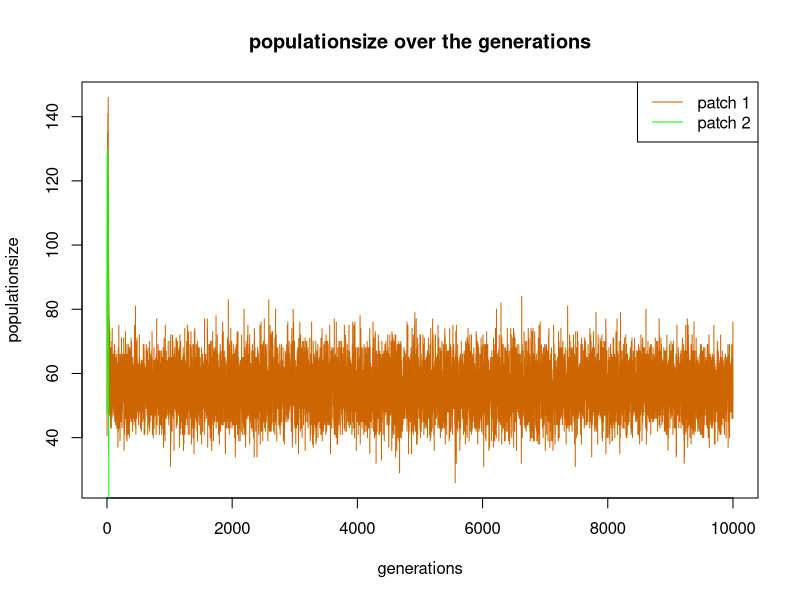
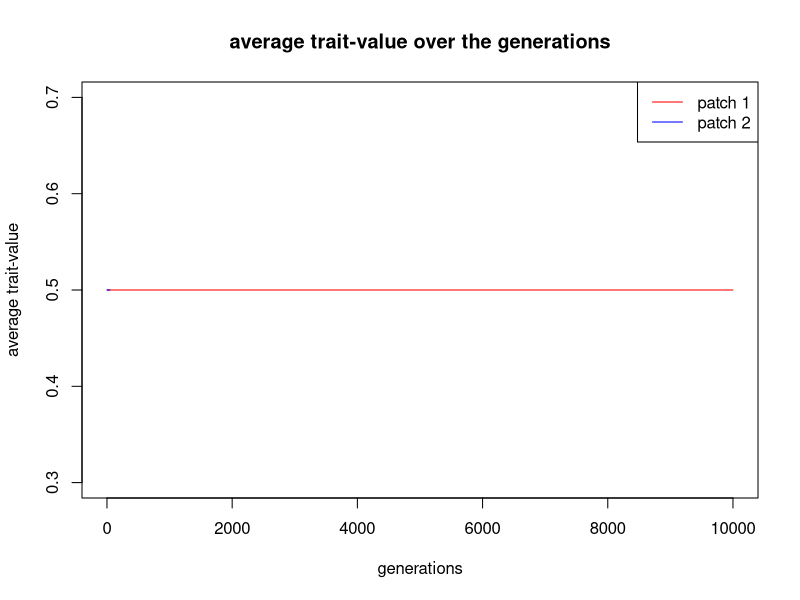

Here is the R script that generated these plots, in order:
#Basic IBM
rm(list=ls())

##### PARAMETERS #####
Nt<-10000 #generations
mig <- 0.05 #migrationfactor

#fecundity
a <-  0.49649467
b  <-  1.47718931
c1    <-  0.72415095
c2    <- -0.24464625
c3    <-  0.99490196
c4    <- -1.31337296
c5    <- -0.06855583
c6    <-  0.32833236
c7    <--20.88383990
c8    <- -0.66263785
c9    <-  2.39334027
c10   <-  0.11670283

##### FUNCTIONS #####
w<-function(a,b,z,N,Np){
  y=a+b*plogis(c1+c2*N+c3*z+c4*(0.5*N-Np)+c5*N^2+c6*z^2+c7*(0.5*N-Np)^2+c8*z*N+c9*z*(0.5*N-Np)+c10*N*(0.5*N-Np))
  return(y)
  }

  
##### PATCHES #####
N1<-abs(rnorm(1, mean=50, sd=10)) #patch 1 is drawn 
N2<-abs(rnorm(1, mean=50, sd=10)) #patch 2 is drawn
 
patch<-c(rep(1,N1),rep(2,N2)) #vector patch: is filled with patch 1 (=1) and patch 2 (=2)
trait<-c(rep(0.5,N1),rep(0.5,N2)) #vector trait: is for all indicviduals from both patches set as 5
survival<-c(rep(1,N1),rep(1,N2)) #vector survival: is for all new individuals of both patches 1
  
pop<-data.frame(patch,trait,survival) #data frame including all individuals out of both patches with the columns: patch, trait & survival


##### VECTORS #####
pop.N1.vector <- rep(0,Nt) #empty vector for the populationsize of each generation in patch 1
pop.N2.vector <- rep(0,Nt) #empty vector for the populationsize of each generation in patch 2
trait.N1.vector <- rep(0,Nt) #empty vector for the average trait-value of each generation in patch 1
trait.N2.vector <- rep(0,Nt) #empty vector for the average trait-value of each generation in patch 2

pop.N1.vector[1] <- N1 #populationsize for the first generation of patch 1
pop.N2.vector[1] <- N2 #populationsize for the first generation of patch 2
trait.N1.vector <- mean(pop$trait[pop$patch==1]) #average trait-value for the first generation of patch 1
trait.N2.vector <- mean(pop$trait[pop$patch==2]) #average trait-value for the first generation of patch 2

##### GENERATION LOOP START #####  
for(t in 2:Nt){
  N1<-nrow(subset(pop,pop$patch==1)) #N1 is every generation overwritten to keep updated 
  N2<-nrow(subset(pop,pop$patch==2)) #N2 is every generation overwritten to keep updated
  N<-c(nrow(pop)) #how many individuals there are in both patches


  ##### OFFSPRING #####
  N.0<-N/100
  N.l <- c(N1/100,N2/100) # vector of local population sizes
  
  if(N>0){
    Nchild <- rpois(nrow(pop),w(a,b,pop$trait,N.0,N.l[pop$patch])) #vectoe with number of offspring for each individual out of a poisson distribution
  }
    Hera <- rep(1:nrow(pop),Nchild) #replicates the individual to clone times the number it becomes offspring
    pop<-pop[c(1:nrow(pop),Hera),] #adds the clons of the individuals the the population data frame


  ##### DEATH #####
  pop$survival[1:N]<-pop$survival[1:N]-1 #survival set on 0
  pop <-subset(pop,pop$survival>0)
  ##### END DEATH #####


  ##### MIGRATION START #####
  mig.N1 <- runif(nrow((subset(pop,pop$patch==1))),0,1) #draws so many uniformmly distributed numbers as there are individuals in patch 1
  mig.N2 <- runif(nrow((subset(pop,pop$patch==2))),0,1) #draws so many uniformmly distributed numbers as there are individuals in patch 2

  mig.N1 <- ifelse(mig.N1>mig,0,1) #the individuals with a random number lower then the migration rate get the value 1 (migrate) & and the ones higher as the migration rate get the value 0 (dont migrate)
  mig.N2 <- ifelse(mig.N2>mig,0,1) #the individuals with a random number lower then the migration rate get the value 1 (migrate) & and the ones higher as the migration rate get the value 0 (dont migrate)

  #### !!! ##### all individuals with a 1 need to migrate in the other patch #### !!! ####
  ##### MIGRATION END #####


  pop.N1.vector[t] <-sum(pop$patch==1) #overwrites the populationsizes for each generation in the empty vector (patch 1)
  pop.N2.vector[t] <-sum(pop$patch==2) #overwrites the average trait-value for each generation in the empty vector (patch 2)
 
  trait.N1.vector[t] <- mean(pop$trait[pop$patch==1]) #overwrites the average trait-value for each generation in the empty vector (patch 1)
  trait.N2.vector[t] <- mean(pop$trait[pop$patch==2]) #overwrites the average trait-value for each generation in the empty vector (patch 2)

} 
##### GENERATION LOOP END #####


##### PLOTS #####
plot(pop.N1.vector, main="populationsize over the generations",xlab="generations",ylab="populationsize",type="l",col="darkorange3") #plot populationsize
lines(pop.N2.vector,type="l",col="green") #includes the populationsize of patch 2
legend("topright",legend=c("patch 1","patch 2"),lty=1,col=c("darkorange3","green"))

plot(trait.N1.vector,main="average trait-value over the generations", xlab="generations",ylab="average trait-value",type="l",col="red") #plot traitvalue
lines(trait.N2.vector,type="l",col="blue") #includes the average trait-value of patch 2
legend("topright",legend=c("patch 1","patch 2"),lty=1,col=c("red","blue"))
